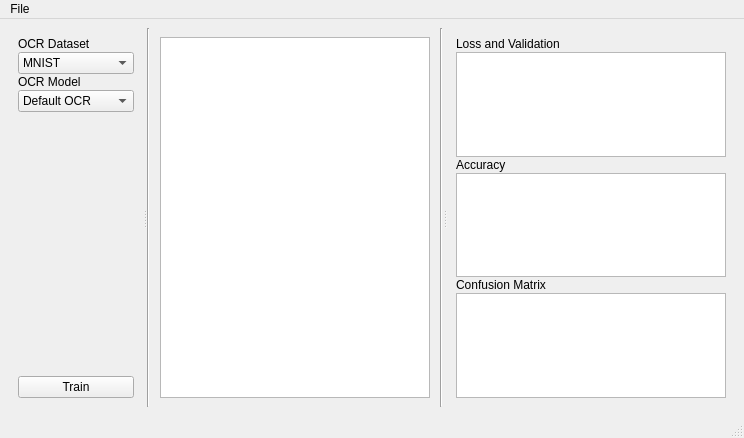
<?xml version="1.0" encoding="UTF-8"?>
<ui version="4.0">
 <class>MainWindow</class>
 <widget class="QMainWindow" name="MainWindow">
  <property name="geometry">
   <rect>
    <x>0</x>
    <y>0</y>
    <width>744</width>
    <height>438</height>
   </rect>
  </property>
  <property name="windowTitle">
   <string>MainWindow</string>
  </property>
  <widget class="QWidget" name="centralwidget">
   <layout class="QGridLayout" name="gridLayout_4">
    <item row="1" column="0">
     <widget class="QSplitter" name="splitter">
      <property name="orientation">
       <enum>Qt::Horizontal</enum>
      </property>
      <widget class="QWidget" name="gridLayoutWidget_2">
       <layout class="QGridLayout" name="gridLayout_2">
        <property name="spacing">
         <number>1</number>
        </property>
        <item row="0" column="0">
         <widget class="QStackedWidget" name="stackedWidget_2">
          <property name="minimumSize">
           <size>
            <width>0</width>
            <height>0</height>
           </size>
          </property>
          <property name="currentIndex">
           <number>0</number>
          </property>
          <widget class="QWidget" name="page_3">
           <layout class="QGridLayout" name="gridLayout_9">
            <item row="0" column="0">
             <layout class="QGridLayout" name="gridLayout_10">
              <property name="spacing">
               <number>1</number>
              </property>
              <item row="1" column="0">
               <widget class="QComboBox" name="comboBox_2">
                <property name="minimumSize">
                 <size>
                  <width>100</width>
                  <height>0</height>
                 </size>
                </property>
                <item>
                 <property name="text">
                  <string>MNIST</string>
                 </property>
                </item>
                <item>
                 <property name="text">
                  <string>local</string>
                 </property>
                </item>
                <item>
                 <property name="text">
                  <string>New Dataset...</string>
                 </property>
                </item>
               </widget>
              </item>
              <item row="3" column="0">
               <widget class="QComboBox" name="comboBox_3">
                <property name="minimumSize">
                 <size>
                  <width>100</width>
                  <height>0</height>
                 </size>
                </property>
                <item>
                 <property name="text">
                  <string>Default OCR</string>
                 </property>
                </item>
                <item>
                 <property name="text">
                  <string>Test OCR</string>
                 </property>
                </item>
                <item>
                 <property name="text">
                  <string>New Model...</string>
                 </property>
                </item>
               </widget>
              </item>
              <item row="5" column="0">
               <widget class="QPushButton" name="pushButton_5">
                <property name="text">
                 <string>Train</string>
                </property>
               </widget>
              </item>
              <item row="4" column="0">
               <spacer name="verticalSpacer">
                <property name="orientation">
                 <enum>Qt::Vertical</enum>
                </property>
                <property name="sizeHint" stdset="0">
                 <size>
                  <width>20</width>
                  <height>40</height>
                 </size>
                </property>
               </spacer>
              </item>
              <item row="0" column="0">
               <widget class="QLabel" name="label_4">
                <property name="text">
                 <string>OCR Dataset</string>
                </property>
               </widget>
              </item>
              <item row="2" column="0">
               <widget class="QLabel" name="label_5">
                <property name="text">
                 <string>OCR Model</string>
                </property>
               </widget>
              </item>
             </layout>
            </item>
           </layout>
          </widget>
          <widget class="QWidget" name="page_4">
           <layout class="QGridLayout" name="gridLayout_14">
            <item row="0" column="0">
             <layout class="QGridLayout" name="gridLayout_13">
              <property name="spacing">
               <number>1</number>
              </property>
             </layout>
            </item>
           </layout>
          </widget>
         </widget>
        </item>
       </layout>
      </widget>
      <widget class="QWidget" name="gridLayoutWidget">
       <layout class="QGridLayout" name="gridLayout">
        <property name="spacing">
         <number>1</number>
        </property>
        <item row="0" column="2">
         <widget class="Line" name="line_2">
          <property name="orientation">
           <enum>Qt::Vertical</enum>
          </property>
         </widget>
        </item>
        <item row="0" column="0">
         <widget class="Line" name="line">
          <property name="orientation">
           <enum>Qt::Vertical</enum>
          </property>
         </widget>
        </item>
        <item row="0" column="1">
         <widget class="QStackedWidget" name="stackedWidget">
          <property name="currentIndex">
           <number>1</number>
          </property>
          <widget class="QWidget" name="page">
           <layout class="QGridLayout" name="gridLayout_7">
            <item row="0" column="0">
             <layout class="QGridLayout" name="gridLayout_5">
              <item row="0" column="0">
               <widget class="QGraphicsView" name="graphicsView"/>
              </item>
             </layout>
            </item>
           </layout>
          </widget>
          <widget class="QWidget" name="page_2">
           <layout class="QGridLayout" name="gridLayout_8">
            <item row="0" column="0">
             <layout class="QGridLayout" name="gridLayout_6">
              <property name="spacing">
               <number>1</number>
              </property>
              <item row="2" column="0">
               <widget class="QGraphicsView" name="graphicsView_2"/>
              </item>
             </layout>
            </item>
           </layout>
          </widget>
         </widget>
        </item>
       </layout>
      </widget>
      <widget class="QWidget" name="gridLayoutWidget_3">
       <layout class="QGridLayout" name="gridLayout_3">
        <property name="spacing">
         <number>1</number>
        </property>
        <item row="0" column="0">
         <widget class="QStackedWidget" name="stackedWidget_3">
          <property name="currentIndex">
           <number>0</number>
          </property>
          <widget class="QWidget" name="page_7">
           <layout class="QGridLayout" name="gridLayout_12">
            <item row="0" column="0">
             <layout class="QGridLayout" name="gridLayout_11">
              <property name="spacing">
               <number>1</number>
              </property>
              <item row="2" column="0">
               <widget class="QLabel" name="label_3">
                <property name="text">
                 <string>Accuracy</string>
                </property>
               </widget>
              </item>
              <item row="4" column="0">
               <widget class="QLabel" name="label_6">
                <property name="text">
                 <string>Confusion Matrix</string>
                </property>
               </widget>
              </item>
              <item row="0" column="0">
               <widget class="QLabel" name="label_2">
                <property name="text">
                 <string>Loss and Validation</string>
                </property>
               </widget>
              </item>
              <item row="6" column="0">
               <spacer name="verticalSpacer_2">
                <property name="orientation">
                 <enum>Qt::Vertical</enum>
                </property>
                <property name="sizeHint" stdset="0">
                 <size>
                  <width>20</width>
                  <height>40</height>
                 </size>
                </property>
               </spacer>
              </item>
              <item row="1" column="0">
               <widget class="QGraphicsView" name="graphicsView_3">
                <property name="minimumSize">
                 <size>
                  <width>100</width>
                  <height>100</height>
                 </size>
                </property>
               </widget>
              </item>
              <item row="3" column="0">
               <widget class="QGraphicsView" name="graphicsView_4">
                <property name="minimumSize">
                 <size>
                  <width>100</width>
                  <height>100</height>
                 </size>
                </property>
               </widget>
              </item>
              <item row="5" column="0">
               <widget class="QGraphicsView" name="graphicsView_5">
                <property name="minimumSize">
                 <size>
                  <width>100</width>
                  <height>100</height>
                 </size>
                </property>
               </widget>
              </item>
             </layout>
            </item>
           </layout>
          </widget>
          <widget class="QWidget" name="page_8">
           <layout class="QGridLayout" name="gridLayout_16">
            <item row="0" column="0">
             <layout class="QGridLayout" name="gridLayout_15">
              <property name="spacing">
               <number>1</number>
              </property>
             </layout>
            </item>
           </layout>
          </widget>
         </widget>
        </item>
       </layout>
      </widget>
     </widget>
    </item>
   </layout>
  </widget>
  <widget class="QMenuBar" name="menubar">
   <property name="geometry">
    <rect>
     <x>0</x>
     <y>0</y>
     <width>744</width>
     <height>21</height>
    </rect>
   </property>
   <widget class="QMenu" name="menuFile">
    <property name="title">
     <string>File</string>
    </property>
    <addaction name="actionOpen"/>
    <addaction name="actionOpen_2"/>
    <addaction name="actionSave"/>
    <addaction name="separator"/>
    <addaction name="actionSave_2"/>
    <addaction name="actionSave_as"/>
   </widget>
   <addaction name="menuFile"/>
  </widget>
  <widget class="QStatusBar" name="statusbar"/>
  <action name="actionOpen">
   <property name="text">
    <string>New</string>
   </property>
  </action>
  <action name="actionOpen_2">
   <property name="text">
    <string>Open</string>
   </property>
  </action>
  <action name="actionSave">
   <property name="text">
    <string>Recent</string>
   </property>
  </action>
  <action name="actionSave_2">
   <property name="text">
    <string>Save</string>
   </property>
  </action>
  <action name="actionSave_as">
   <property name="text">
    <string>Save as...</string>
   </property>
  </action>
  <action name="actionNew_Workflow">
   <property name="text">
    <string>New Workflow</string>
   </property>
  </action>
  <action name="actionOpen_Workflow">
   <property name="text">
    <string>Open Workflow</string>
   </property>
  </action>
 </widget>
 <resources/>
 <connections/>
</ui>
